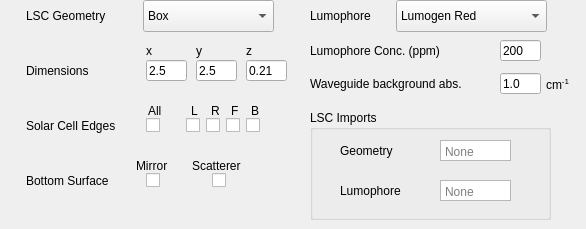
    <widget class="QWidget" name="tab">
     <attribute name="title">
      <string>1</string>
     </attribute>
     <widget class="QLabel" name="label_31">
      <property name="geometry">
       <rect>
        <x>196</x>
        <y>40</y>
        <width>21</width>
        <height>21</height>
       </rect>
      </property>
      <property name="text">
       <string>y</string>
      </property>
     </widget>
     <widget class="QCheckBox" name="checkBox_6">
      <property name="geometry">
       <rect>
        <x>246</x>
        <y>110</y>
        <width>21</width>
        <height>31</height>
       </rect>
      </property>
      <property name="text">
       <string/>
      </property>
     </widget>
     <widget class="QCheckBox" name="checkBox_5">
      <property name="geometry">
       <rect>
        <x>226</x>
        <y>110</y>
        <width>21</width>
        <height>31</height>
       </rect>
      </property>
      <property name="text">
       <string/>
      </property>
     </widget>
     <widget class="QLineEdit" name="lineEdit_13">
      <property name="geometry">
       <rect>
        <x>196</x>
        <y>60</y>
        <width>41</width>
        <height>21</height>
       </rect>
      </property>
      <property name="text">
       <string>2.5</string>
      </property>
      <property name="placeholderText">
       <string>x/y</string>
      </property>
     </widget>
     <widget class="QLabel" name="label_26">
      <property name="geometry">
       <rect>
        <x>251</x>
        <y>100</y>
        <width>16</width>
        <height>21</height>
       </rect>
      </property>
      <property name="text">
       <string>B</string>
      </property>
     </widget>
     <widget class="QLabel" name="label_25">
      <property name="geometry">
       <rect>
        <x>231</x>
        <y>100</y>
        <width>16</width>
        <height>21</height>
       </rect>
      </property>
      <property name="text">
       <string>F</string>
      </property>
     </widget>
     <widget class="QCheckBox" name="checkBox_2">
      <property name="geometry">
       <rect>
        <x>146</x>
        <y>170</y>
        <width>21</width>
        <height>21</height>
       </rect>
      </property>
      <property name="text">
       <string/>
      </property>
     </widget>
     <widget class="QLabel" name="label_20">
      <property name="geometry">
       <rect>
        <x>26</x>
        <y>170</y>
        <width>101</width>
        <height>21</height>
       </rect>
      </property>
      <property name="text">
       <string>Bottom Surface</string>
      </property>
     </widget>
     <widget class="QLabel" name="label_22">
      <property name="geometry">
       <rect>
        <x>148</x>
        <y>100</y>
        <width>21</width>
        <height>21</height>
       </rect>
      </property>
      <property name="text">
       <string>All</string>
      </property>
     </widget>
     <widget class="QLabel" name="label_2">
      <property name="geometry">
       <rect>
        <x>26</x>
        <y>60</y>
        <width>91</width>
        <height>21</height>
       </rect>
      </property>
      <property name="text">
       <string>Dimensions</string>
      </property>
     </widget>
     <widget class="QLabel" name="label_24">
      <property name="geometry">
       <rect>
        <x>211</x>
        <y>100</y>
        <width>16</width>
        <height>21</height>
       </rect>
      </property>
      <property name="text">
       <string>R</string>
      </property>
     </widget>
     <widget class="QLabel" name="label">
      <property name="geometry">
       <rect>
        <x>26</x>
        <y>5</y>
        <width>111</width>
        <height>21</height>
       </rect>
      </property>
      <property name="text">
       <string>LSC Geometry</string>
      </property>
     </widget>
     <widget class="QComboBox" name="comboBox">
      <property name="geometry">
       <rect>
        <x>143</x>
        <y>0</y>
        <width>131</width>
        <height>32</height>
       </rect>
      </property>
      <item>
       <property name="text">
        <string>Box</string>
       </property>
      </item>
      <item>
       <property name="text">
        <string>Cylinder</string>
       </property>
      </item>
      <item>
       <property name="text">
        <string>Sphere</string>
       </property>
      </item>
      <item>
       <property name="text">
        <string>Import Mesh</string>
       </property>
      </item>
     </widget>
     <widget class="QLabel" name="label_6">
      <property name="geometry">
       <rect>
        <x>26</x>
        <y>115</y>
        <width>111</width>
        <height>21</height>
       </rect>
      </property>
      <property name="text">
       <string>Solar Cell Edges</string>
      </property>
     </widget>
     <widget class="QLabel" name="label_23">
      <property name="geometry">
       <rect>
        <x>191</x>
        <y>100</y>
        <width>16</width>
        <height>21</height>
       </rect>
      </property>
      <property name="text">
       <string>L</string>
      </property>
     </widget>
     <widget class="QCheckBox" name="checkBox">
      <property name="geometry">
       <rect>
        <x>146</x>
        <y>110</y>
        <width>21</width>
        <height>31</height>
       </rect>
      </property>
      <property name="text">
       <string/>
      </property>
      <property name="checked">
       <bool>false</bool>
      </property>
     </widget>
     <widget class="QLineEdit" name="lineEdit_2">
      <property name="geometry">
       <rect>
        <x>246</x>
        <y>60</y>
        <width>41</width>
        <height>21</height>
       </rect>
      </property>
      <property name="text">
       <string>0.21</string>
      </property>
      <property name="placeholderText">
       <string>z</string>
      </property>
     </widget>
     <widget class="QLabel" name="label_28">
      <property name="geometry">
       <rect>
        <x>246</x>
        <y>40</y>
        <width>16</width>
        <height>21</height>
       </rect>
      </property>
      <property name="text">
       <string>z</string>
      </property>
     </widget>
     <widget class="QLineEdit" name="lineEdit">
      <property name="geometry">
       <rect>
        <x>146</x>
        <y>60</y>
        <width>41</width>
        <height>21</height>
       </rect>
      </property>
      <property name="text">
       <string>2.5</string>
      </property>
      <property name="placeholderText">
       <string>x/y</string>
      </property>
     </widget>
     <widget class="QComboBox" name="comboBox_2">
      <property name="geometry">
       <rect>
        <x>396</x>
        <y>0</y>
        <width>151</width>
        <height>32</height>
       </rect>
      </property>
      <item>
       <property name="text">
        <string>Lumogen Red</string>
       </property>
      </item>
      <item>
       <property name="text">
        <string>Import Custom</string>
       </property>
      </item>
      <item>
       <property name="text">
        <string>None</string>
       </property>
      </item>
     </widget>
     <widget class="QCheckBox" name="checkBox_3">
      <property name="geometry">
       <rect>
        <x>186</x>
        <y>110</y>
        <width>21</width>
        <height>31</height>
       </rect>
      </property>
      <property name="text">
       <string/>
      </property>
     </widget>
     <widget class="QCheckBox" name="checkBox_4">
      <property name="geometry">
       <rect>
        <x>206</x>
        <y>110</y>
        <width>21</width>
        <height>31</height>
       </rect>
      </property>
      <property name="text">
       <string/>
      </property>
     </widget>
     <widget class="QLabel" name="label_4">
      <property name="geometry">
       <rect>
        <x>310</x>
        <y>5</y>
        <width>91</width>
        <height>21</height>
       </rect>
      </property>
      <property name="text">
       <string>Lumophore</string>
      </property>
     </widget>
     <widget class="QLabel" name="label_27">
      <property name="geometry">
       <rect>
        <x>146</x>
        <y>40</y>
        <width>21</width>
        <height>21</height>
       </rect>
      </property>
      <property name="text">
       <string>x</string>
      </property>
     </widget>
     <widget class="QGroupBox" name="groupBox_5">
      <property name="geometry">
       <rect>
        <x>310</x>
        <y>110</y>
        <width>241</width>
        <height>110</height>
       </rect>
      </property>
      <property name="title">
       <string>LSC Imports</string>
      </property>
      <widget class="QPlainTextEdit" name="plainTextEdit">
       <property name="geometry">
        <rect>
         <x>130</x>
         <y>30</y>
         <width>71</width>
         <height>21</height>
        </rect>
       </property>
       <property name="sizePolicy">
        <sizepolicy hsizetype="Expanding" vsizetype="Expanding">
         <horstretch>0</horstretch>
         <verstretch>0</verstretch>
        </sizepolicy>
       </property>
       <property name="verticalScrollBarPolicy">
        <enum>Qt::ScrollBarAlwaysOff</enum>
       </property>
       <property name="horizontalScrollBarPolicy">
        <enum>Qt::ScrollBarAlwaysOff</enum>
       </property>
       <property name="lineWrapMode">
        <enum>QPlainTextEdit::NoWrap</enum>
       </property>
       <property name="readOnly">
        <bool>true</bool>
       </property>
       <property name="placeholderText">
        <string>None</string>
       </property>
      </widget>
      <widget class="QPlainTextEdit" name="plainTextEdit_4">
       <property name="geometry">
        <rect>
         <x>130</x>
         <y>70</y>
         <width>71</width>
         <height>21</height>
        </rect>
       </property>
       <property name="sizePolicy">
        <sizepolicy hsizetype="Expanding" vsizetype="Expanding">
         <horstretch>0</horstretch>
         <verstretch>0</verstretch>
        </sizepolicy>
       </property>
       <property name="verticalScrollBarPolicy">
        <enum>Qt::ScrollBarAlwaysOff</enum>
       </property>
       <property name="horizontalScrollBarPolicy">
        <enum>Qt::ScrollBarAlwaysOff</enum>
       </property>
       <property name="lineWrapMode">
        <enum>QPlainTextEdit::NoWrap</enum>
       </property>
       <property name="readOnly">
        <bool>true</bool>
       </property>
       <property name="placeholderText">
        <string>None</string>
       </property>
      </widget>
      <widget class="QLabel" name="label_16">
       <property name="geometry">
        <rect>
         <x>30</x>
         <y>30</y>
         <width>91</width>
         <height>21</height>
        </rect>
       </property>
       <property name="text">
        <string>Geometry</string>
       </property>
      </widget>
      <widget class="QLabel" name="label_21">
       <property name="geometry">
        <rect>
         <x>30</x>
         <y>70</y>
         <width>91</width>
         <height>21</height>
        </rect>
       </property>
       <property name="text">
        <string>Lumophore</string>
       </property>
      </widget>
     </widget>
     <widget class="QCheckBox" name="checkBox_19">
      <property name="geometry">
       <rect>
        <x>212</x>
        <y>170</y>
        <width>21</width>
        <height>21</height>
       </rect>
      </property>
      <property name="text">
       <string/>
      </property>
     </widget>
     <widget class="QLabel" name="label_80">
      <property name="geometry">
       <rect>
        <x>136</x>
        <y>155</y>
        <width>41</width>
        <height>21</height>
       </rect>
      </property>
      <property name="text">
       <string>Mirror</string>
      </property>
     </widget>
     <widget class="QLabel" name="label_81">
      <property name="geometry">
       <rect>
        <x>192</x>
        <y>155</y>
        <width>61</width>
        <height>21</height>
       </rect>
      </property>
      <property name="text">
       <string>Scatterer</string>
      </property>
     </widget>
     <widget class="QLabel" name="label_49">
      <property name="geometry">
       <rect>
        <x>310</x>
        <y>40</y>
        <width>151</width>
        <height>21</height>
       </rect>
      </property>
      <property name="text">
       <string>Lumophore Conc. (ppm)</string>
      </property>
     </widget>
     <widget class="QLineEdit" name="lineEdit_20">
      <property name="geometry">
       <rect>
        <x>500</x>
        <y>40</y>
        <width>41</width>
        <height>21</height>
       </rect>
      </property>
      <property name="text">
       <string>200</string>
      </property>
      <property name="placeholderText">
       <string>x/y</string>
      </property>
     </widget>
     <widget class="QLineEdit" name="lineEdit_23">
      <property name="geometry">
       <rect>
        <x>500</x>
        <y>73</y>
        <width>41</width>
        <height>21</height>
       </rect>
      </property>
      <property name="text">
       <string>1.0</string>
      </property>
      <property name="placeholderText">
       <string>x/y</string>
      </property>
     </widget>
     <widget class="QLabel" name="label_51">
      <property name="geometry">
       <rect>
        <x>310</x>
        <y>73</y>
        <width>171</width>
        <height>21</height>
       </rect>
      </property>
      <property name="text">
       <string>Waveguide background abs.</string>
      </property>
     </widget>
     <widget class="QLabel" name="label_55">
      <property name="geometry">
       <rect>
        <x>546</x>
        <y>75</y>
        <width>31</width>
        <height>21</height>
       </rect>
      </property>
      <property name="text">
       <string>&lt;html&gt;&lt;head/&gt;&lt;body&gt;&lt;p&gt;cm&lt;span style=&quot; vertical-align:super;&quot;&gt;-1&lt;/span&gt;&lt;/p&gt;&lt;/body&gt;&lt;/html&gt;</string>
      </property>
     </widget>
    </widget>
